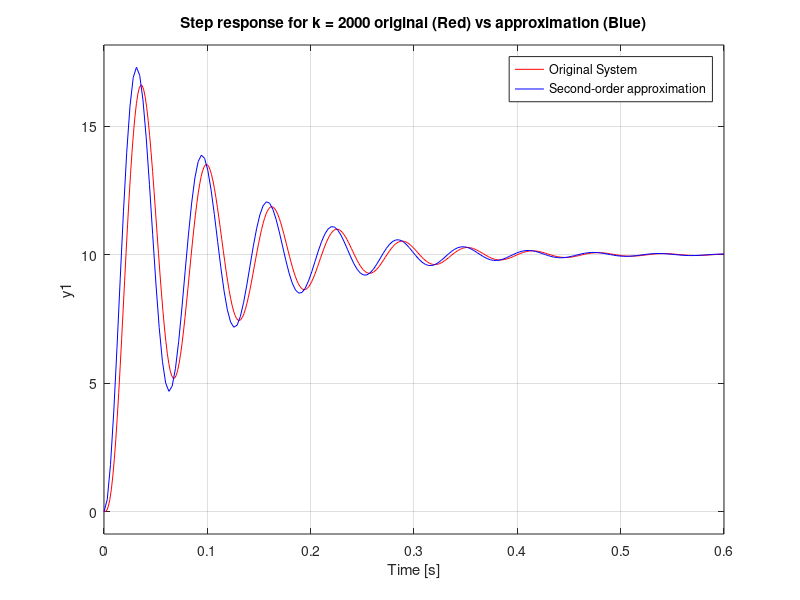

This chart was generated by the following MATLAB code: (Note: this script raises an error after producing the figure.)
%  k= 110 
num1 = 1210000;  
den1 = [1 240 120^2 121000];  
sys1 = tf(num1, den1); 

% k = 2000
num2 = 22000000;  
den2 = [1 240 120^2 2200000]; 
sys2 = tf(num2, den2); 

% Approximated k = 110
num1_approx = 100;  
den1_approx = [1 10];  
sys1_approx = tf(num1_approx, den1_approx);

% approximated for k = 2000
num2_approx = 10^5;  
den2_approx = [1 20 10^4];  
sys2_approx = tf(num2_approx, den2_approx);  

% step response k = 110
figure;
subplot(2,1,1);
step(sys1, 'r', sys1_approx, 'b');
title('step response for k = 110 original (Red) vs approximation (Blue)');
legend('original System', 'first-Order Approximation');
grid on;

% step response for k = 2000
subplot(2,1,2);
step(sys2, 'r', sys2_approx, 'b');
title('Step response for k = 2000 original (Red) vs approximation (Blue)');
legend('Original System', 'Second-order approximation');
grid on;


info1 = stepinfo(sys1);  
info2 = stepinfo(sys2);  

% plot
fprintf('case 1 (First-order approximation):\n');
fprintf('Percent Overshoot (PO): %.2f%%\n', info1.Overshoot);
fprintf('peak Time (Tp): %.4f s\n', info1.PeakTime);
fprintf('Rise Time (Tr): %.4f s\n', info1.RiseTime);

fprintf('Case 2 (Second-Order Approximation):\n');
fprintf('percent Overshoot (PO): %.2f%%\n', info2.Overshoot);
fprintf('Peak Time (Tp): %.4f s\n', info2.PeakTime);
fprintf('rise Time (Tr): %.4f s\n', info2.RiseTime);
